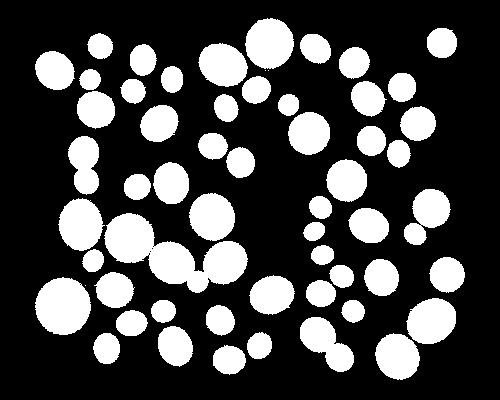
#> input picture 3_Morphology_lab/images/test-contact.tif, 500 x 400 px
$ jupyter execute --allow-errors 2_Morphology_Applications.ipynb   (shell and % lines are left out)
#> lines starting #> are read from the running program, lines starting #| are printed output that depends on the picture; after the words box and inside, x2 and y2 are one past the last pixel; in counts of white or black regions, pixels touching at a corner belong together
</td>
<h2 style="white-space: nowrap">Image Processing Laboratory Notebooks</h2>
<hr style="clear:both">
<p style="font-size:0.85em; margin:2px; text-align:justify">
This Juypter notebook is part of a series of computer laboratories which are designed
to teach image-processing programming; they are running on the EPFL's Noto server. They are the practical complement of the theoretical lectures of the EPFL's Master course <b>Image Processing I</b>
(<a href="https://moodle.epfl.ch/course/view.php?id=522">MICRO-511</a>) taught by Prof. M. Unser and Prof. D. Van de Ville.
</p>
<p style="font-size:0.85em; margin:2px; text-align:justify">
The project is funded by the Center for Digital Education and the School of Engineering. It is owned by the <a href="http://bigwww.epfl.ch/">Biomedical Imaging Group</a>.
The distribution or the reproduction of the notebook is strictly prohibited without the written consent of the authors.  &copy; EPFL <mark>2023</mark>.
</p>
<p style="font-size:0.85em; margin:0px"><b>Authors</b>:
    <a href="mailto:pol.delaguilapla@epfl.ch">Pol del Aguila Pla</a>,
    <a href="mailto:kay.lachler@epfl.ch">Kay Lächler</a>,
    <a href="mailto:alejandro.nogueronaramburu@epfl.ch">Alejandro Noguerón Arámburu</a>, and
    <a href="mailto:daniel.sage@epfl.ch">Daniel Sage</a>.
</p>
<hr style="clear:both">
<h1>Lab 3.1: Morphology</h1>
<div style="background-color:#F0F0F0;padding:4px">
    <p style="margin:4px;"><b>Released</b>: <mark>Thursday December 14, 2023</mark></p>
    <p style="margin:4px;"><b>Submission</b>: <mark><span style="color:red">Monday December 25, 2023</span></mark> (before 11:59PM) on <a href="https://moodle.epfl.ch/course/view.php?id=522">Moodle</a></p>
    <p style="margin:4px;"><b>Grade weight</b>: Lab 3 (<mark>18</mark> points), 10% of the overall grade</p>
    <p style="margin:4px;"><b>Related lectures</b>: Chapter 4.3</p>
</div>

### Student Name:
### SCIPER:

Double-click on this cell and fill your name and SCIPER number. Then, run the cell below to verify your identity in Noto and set the seed for random results.

[cell 1]
import getpass
# This line recovers your camipro number to mark the images with your ID
uid = int(getpass.getuser().split('-')[2]) if len(getpass.getuser().split('-')) > 2 else ord(getpass.getuser()[0])
print(f'SCIPER: {uid}')

## Imports

[cell 2]
# Configure plotting as dynamic

# Import standard required packages for this exercise
import matplotlib.pyplot as plt
import ipywidgets as widgets
import numpy as np
import skimage

from interactive_kit import imviewer as viewer

# Load images to be used in this lab
from skimage import io
test_contact = io.imread('images/test-contact.tif')
#> test_contact: shape (400, 500); 27.7% white; 58 white regions (3 under 20 px), largest, box (x1, y1, x2, y2) and area: (104, 213, 248, 293) 5357, (35, 277, 91, 335) 2502, (245, 18, 294, 69) 1925
test_scratch = io.imread('images/test-scratch.tif')
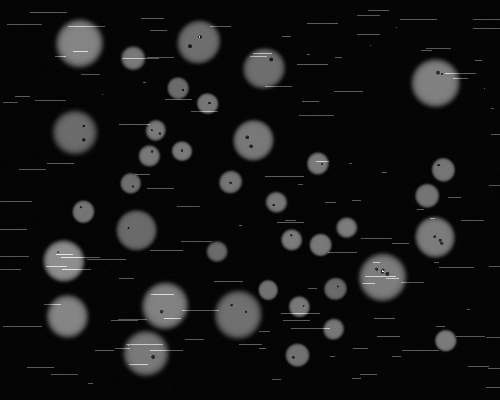
#> input picture 3_Morphology_lab/images/test-scratch.tif, 500 x 400 px
#> test_scratch is the input picture: shape (400, 500); min 2, max 248, mean 21
test_img = io.imread('images/test-skeleton.tif')
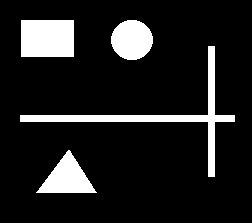
#> input picture 3_Morphology_lab/images/test-skeleton.tif, 252 x 223 px
#> test_img: shape (223, 252); 12.4% white; 4 white regions, box (x1, y1, x2, y2) and area: (20, 46, 235, 177) 2373, (21, 20, 74, 57) 1961, (36, 150, 97, 193) 1340, (111, 20, 153, 60) 1312
hela = io.imread('images/hela.tif')
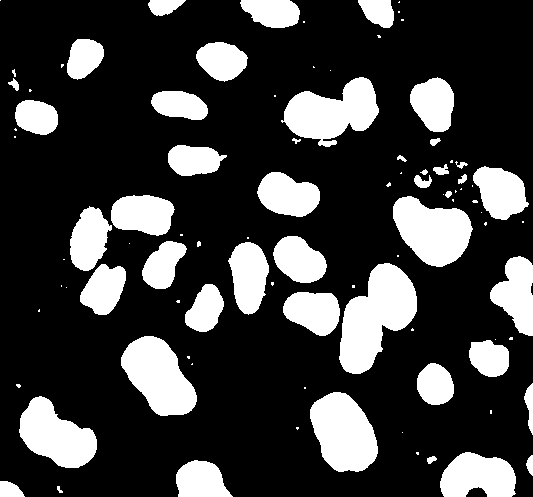
#> input picture 3_Morphology_lab/images/hela.tif, 533 x 497 px
#> hela: shape (497, 533); 23.8% white; 94 white regions (48 under 20 px), largest, box (x1, y1, x2, y2) and area: (339, 263, 417, 374) 5092, (281, 77, 379, 147) 3955, (310, 392, 378, 472) 3924
christmas = io.imread('images/christmas-tree.tif')
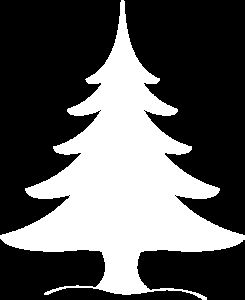
#> input picture 3_Morphology_lab/images/christmas-tree.tif, 245 x 300 px
#> christmas: shape (300, 245); 35.2% white; 1 white region, box (x1, y1, x2, y2) and area: (0, 0, 245, 300) 25880
hela = io.imread('images/hela.tif')

Now run the next cell to re-declare the functions that create different types of structuring elements from the first part of this lab.

[cell 3]
def square(n):
    return np.ones((n, n)).astype(np.uint8)

def disc(n):
    # Define the function of a circle as a lambda function
    circle_func = lambda i, j: ((i - n//2)**2 + (j - n//2)**2) <= (n//2)**2
    # Set all elements of the array that are inside the circle of diamater n to 1
    output = np.fromfunction(circle_func, shape=(n,n)).astype(np.uint8)
    # Return the structuring element
    return output

def cross(n):
    output = np.zeros((n, n))
    output[n//2, :] = 1
    output[:, n//2] = 1
    output = output.astype(np.uint8)
    return output

def diag(n):
    return np.flip(np.diag(np.ones(n, dtype='uint8')), axis=0)

# Morphology Applications (5 points)
In the previous part of the lab, you looked in detail at the pixel-wise implementation of morphological operations. In this second part, we will look at the applications of these operations, and how they are used in image processing workflows using skimage. **This notebook is purely in Python**.

## <a id="ToC_2_Morphology"></a>Table of contents

1. [Direct applications](#1.-Direct-applications-(3-points)) (**3 points**)
    1. [Disconnecting round objects](#1.A.-Disconnecting-round-objects)
    2. [Detecting horizontal lines](#1.B.-Detecting-horizontal-lines)
    3. [Combining morphological filters](#1.C.-Combining-morphological-filters)
2. [Lantuéjoul's skeleton](#2.-Lantuéjoul's-skeleton-(1-point)) (**1 point**)
    1. [Implementing skeletonize](#2.A.-Implementing-skeletonize)
    2. [Testing skeletonize](#2.B.-Testing-skeletonize)
3. [Distance from border](#3.-Distance-from-border-(1-point)) (**1 point**)
4. [Cartoonize your picture!](#4.-Cartoonize-your-picture!)

# 1. Direct applications (2 points)
[Back to table of contents](#ToC_2_Morphology)

For the tasks in this section 1.A and 1.B, choose **only one** of the morphological operators presented in [the first part of the lab](./1_Morphology_Implementations.ipynb#3.-Morphological-filters-(9-points)), with a suitable structuring elment of a suitable size.
If the resulting image is not binary, apply a threshold operation (e.g. using [`np.where()`](https://numpy.org/doc/stable/reference/generated/numpy.where.html)) with an appropriate threshold value to get a binary image of values $0$ or $255$ (use `image.astype(uint8)` to convert the data type).

## 1.A. Disconnecting round objects
[Back to table of contents](#ToC_2_Morphology)

In the image `test_contact`, **for 1 point**, disconnect the roundish white objects while keeping at least 1 white pixel per roundish object.

<table><tr>
<td>
  <p align="center" style="padding: 0px">
    <br>
  <em style="color: grey">Using only one morphological operator, you can separate all the roundish objects, as shown above.</em>
  </p>
</td>
</tr></table>

Run the next cell to visualize the original image. Then insert your code into the function `disconnect`, to specify the morphological operation and the structuring element to use.

<div class="alert alert-info">
<b>Hints</b>: <ul><li>In this exercise you don't need to explicitly threshold anything because the original image is already binary.</li><li>Remember to try the different parameters of a morphological operation! For example, you can change the operator, the size and the type of a structural element.</li></ul>
</div>

[cell 4]
plt.close('all')
#> (the rest of this cell did not finish here and is left out)

[cell 5]
# Function that performs a single morphological operation with some structuring element of size n
def disconnect(img, n):
    # Initialize output
    output = np.zeros(img.shape)

    # YOUR CODE HERE

    return output

Run the next cell to check that the result only consists of binary values **(object = 255, background = 0)** using [`np.unique()`](https://numpy.org/doc/stable/reference/generated/numpy.unique.html).

[cell 6]
# Check that the output is binary
check_bin = disconnect(test_contact, 25)
#> check_bin: shape (400, 500) float64; every value is 0
if not np.all(np.unique(check_bin)==[0,255]):
    print('WARNING!\nThe output is not binary with values {0, 255}.')
else:
    print("Good, the output is binary with values {0,255}.")

To make it easy for you to find the right size of the structuring element, we will add an interactive slider to the image display using the `ImageViewer` class. Run the next cell to use the interactive widget.
<div class="alert alert-info">

<b>Note:</b> To use the slider, click the the button <code>Extra Widgets</code>. Then you can adjust the size of the structuring element with the slider and click the button <code>Disconnect</code> to apply the <code>disconnect()</code> function with the currently selected size on the original image.
</div>

[cell 7]
# Instantiate the size slider
size_slider = widgets.IntSlider(value=25, min=0, max=50, step=1, description='n')
# Instantiate the diconnect button
button = widgets.Button(description = 'Disconnect')

# Define the callback function of the button
def button_callback(image):
    # run the disconnect function on the image with the size indicated by the slider
    output = disconnect(image, n=size_slider.value)
    return output

# Display the image with the extra slider functionality
plt.close('all')
#> (the rest of this cell did not finish here and is left out)

In the following cell, assign `n` with the size of the structuring element you think works best for this task. This number may be different depending on the structuring element you used in the `disconnect()` function.

[cell 8]
# Assign the size of the structuring element
n = None
# YOUR CODE HERE

#> (a cell that did not finish here is left out)

## 1.B. Detecting horizontal lines
[Back to table of contents](#ToC_2_Morphology)

In the image `test_scratch`, **for 1 point**, detect the horizontal white lines of thickness of 1 or more pixels.

<table><tr>
<td>
  <p align="center" style="padding: 0px">
    <br>
<em style="color: grey">With <b>only one</b> morphological operation and a binarization, you can extract the second image from the first one.</em>
  </p>
</td>
</tr></table>

Run the next cell to visualize the original image, then insert your code into the function `detect_hlines(img, n, threshold)` to specify the morphological operator, the structuring element and the binary threshold to use.

[cell 10]
plt.close('all')
#> (the rest of this cell did not finish here and is left out)

[cell 11]
# Function that performs a single morphological filter with some structuring element of size n followed by thresholding
def detect_hlines(img, n, threshold):
    # Initialize output
    output = np.zeros(img.shape)

    # YOUR CODE HERE

    return output

Run the next cell to check that the result only consists of binary values **(object = 255, background = 0)** using [`np.unique()`](https://numpy.org/doc/stable/reference/generated/numpy.unique.html).

[cell 12]
# You can enter any values that work for you for the size and threshold
n = 3
threshold = 125

# Check that the output is binary
check_bin = detect_hlines(test_scratch, n, threshold)
if not (len(np.unique(check_bin)) == 2 and np.allclose(np.unique(check_bin), [0, 255])):
    print('WARNING!\nThe output is not binary with values {0, 255}. Your output consists of the following values:\n' +
          str(np.unique(check_bin)))
#| WARNING!
#| The output is not binary with values {0, 255}. Your output consists of the following values:
#| [0.]
else:
    print("Good, the output is binary with values {0, 255}.")

Again, we will make it easier for you to select the appropriate size and threshold values by adding an extra widget to the image display. Run the next cell to use the interactive widget.

[cell 13]
# Instantiate the size slider
size_slider = widgets.IntSlider(value=25, min=0, max=50, step=1, description='n')
# Instantiate the threshold slider
thresh_slider = widgets.IntSlider(value=125, min=0, max=255, step=1, description='threshold')
# Instantiate the diconnect button
button = widgets.Button(description='Detect H-lines')

# Define the callback function of the button
def button_callback(image):
    # Run the disconnect function on the image with the size indicated by the slider
    output = detect_hlines(image, n=size_slider.value, threshold=thresh_slider.value)
    return output

# Display the image with the extra slider functionality
plt.close('all')
#> (the rest of this cell did not finish here and is left out)

In the following cell, assign `n` with the size of the structuring element and `threshold` with the threshold you think works best for this task.

[cell 14]
# Assign your values here
n = None
threshold = None

# YOUR CODE HERE

#> (a cell that did not finish here is left out)

#> (a cell that did not finish here is left out)

## 1.C. Combining morphological filters
[Back to table of contents](#ToC_2_Morphology)

In this section, you can use **one or several** of the morphological operators followed by a threshold operation. **For 1 point**, detect **the 23 round white objects of diameter $20 \pm 4$ pixels (the smaller round objects)** in the image `test_scratch`. Try to preserve their original shapes. Select an appropriate threshold value to get a binary image.

<table><tr>
<td>
  <p align="center" style="padding: 0px">
    <br>
      <em style="color: grey">Using morphological operations, you can get the image on the right from the image on the left.</em>
  </p>
</td>
</tr></table>

Insert your code into the function `detect_round(img)`.

<div class="alert alert-success">
<b>Hints:</b> <ul><li>Because you can use as many operators as you like with different structuring elements of multiple sizes, it would be too complicated to generate interactive sliders for all of them. That means you need to <b>hard-code the sizes of the structuring elements and the threshold value directly into the code</b> and change them by hand to find the a combination that works for you.</li><li>Design your workflow thinking in terms of simple tasks! For example, what kind of features do you want to keep or get rid of, and what size are they? The effect of each of the operators can be summerized in a effect, e.g. getting rid of big objects.</li></ul>
</div>

[cell 17]
# Function that detects roundish white objects of diamater 20 +/- 4 pixels
def detect_round(img):
    # Initialize the output image
    output = np.zeros(img.shape)

    # YOUR CODE HERE

    return output

# Run the function on the image test_scratch
test_scratch_modified = detect_round(test_scratch)

# Display the images
plt.close('all')
images = [test_scratch, test_scratch_modified]
titles = ['Original', 'Round objects detected']

#> (the rest of this cell did not finish here and is left out)

Run the next cell to check that your image is binary.

[cell 18]
# Check if the image consists of only one value
if len(np.unique(detect_round(test_scratch))) == 1:
       print(f"WARNING!\nYour image consists of one value: {np.unique(detect_round(test_scratch))}. You probably made a mistake in your code.\n")
#| WARNING!
#| Your image consists of one value: [0.]. You probably made a mistake in your code.
# Check if the image is binary
if len(np.unique(detect_round(test_scratch))) != 2:
       print(f"WARNING!\nYour image is not binary, it still consists of {len(np.unique(detect_round(test_scratch)))} different values. Check your thresholding operation.")
#| WARNING!
#| Your image is not binary, it still consists of 1 different values. Check your thresholding operation.
else:
    print(f'Good, the image is binary.')

[cell 19]
# Check that the lower binary value is 0
if np.unique(detect_round(test_scratch))[0] != 0:
    print(f"The lower binary value should be 0, not {np.unique(detect_round(test_scratch))[0]}.")
else:
    print(f'The lower binary value is correct.')

#> (a cell that did not finish here is left out)

# 2. Lantuéjoul's skeleton (1 point)
[Back to table of contents](#ToC_2_Morphology)

In this section we're going to implement a 2D skeletonizing algorithm, Lantuéjoul's algorithm. This process is commonly used in handwritten text recognition, fingerprint validation and [raster-to-vector](https://en.wikipedia.org/wiki/Image_tracing) conversion. It is an iterative erosion procedure that gives an approximation of the skeleton of an object. The input is a binary image (object = 255, background = 0). The output is also a binary image (skeleton = 255, background = 0).

<table><tr>
<td>
  <p align="center" style="padding: 0px">
    <br>
<em style="color: grey">Lantuéjoul's algorithm: original image (left) and simple Lantuéjoul's algorithm (right).</em>
  </p>
</td>
</tr></table>

The algorithm can be summarized as follows:
<hr>
while the image is not completely eroded:

<ol>
    <li>start from $n=1$</li>
    <li>apply erosion with a $3\times3$ cross element to get an eroded image $e_n$</li>
    <li>apply tophat with a $3\times3$ square element to $e_n$ to get the $n^{th}$ skeleton $s_n$</li>
    <li>take the union of $s_n$ with previous ones: $\mathrm{skel} =s_n \cup (s_{n-1} \cup s_{n-2} \cup \ldots \cup s_1)$</li>
    <li>$n=n+1$</li>
</ol>
print(n)
<hr>

## 2.A. Implementing skeletonize
[Back to table of contents](#ToC_2_Morphology)

**For 1 point**, complete the function `skeletonize` that implements the above process and that writes the counter $n$ in the console to indicate **in total** how many skeletons have been used. Test your code on the image `test_skeleton`.

<div class="alert alert-info">

<b>Hints</b>: <ul><li>You can use <a href="https://numpy.org/doc/stable/reference/generated/numpy.count_nonzero.html"><code>np.count_nonzero(img)</code></a> to get the number of non-zero pixels in <code>img</code>.</li>

<li>The correct way to get the union of two images is to use <a href="https://numpy.org/doc/stable/reference/generated/numpy.bitwise_or.html"><code>np.bitwise_or(img_1, img_2)</code></a></li></ul>
</div>

<div class="alert alert-warning">
<b>Beware:</b> If you don't set the correct stopping condition in the while loop, it can run forever and block the execution of all other code. The cell should generate its output in a few seconds, otherwise it is likely that you created an infinite loop. If this happens you can click on <code>Kernel</code> in the toolbar on top and select <code>Interrupt</code> to stop the infinite loop. After that you can adjust your code and rerun the cell.

</div>

[cell 21]
# Function that takes as input a binary image and returns its skeleton
def skeletonize(img):
    # Defining the output image (an array of zeros with the same shape as the input image of type 'uint8')
    output = np.zeros(img.shape, np.uint8)

    # YOUR CODE HERE
    return output

# Run the function on the test image
test_skeleton = skeletonize(test_img)
#> test_skeleton: shape (223, 252); every value is 0

# Define the lists of images and names
images = [test_img, test_skeleton]
titles = ['Original', 'Skeleton']

# Display the images
plt.close('all')
#> (the rest of this cell did not finish here and is left out)

Run the cell below to verify that the output of your function is binary.

[cell 22]
# Check that the output is binary
if (len(np.unique(test_skeleton)) != 2 or
    np.max(np.unique(test_skeleton)) != 255 or
    np.min(np.unique(test_skeleton)) != 0):
    print('WARNING!\nThe output is not binary with values {0, 255}.')
else:
    print('Good, the output is binary.')

## 2.B. Testing skeletonize
[Back to table of contents](#ToC_2_Morphology)

Apply your function `skeletonize` on the `christmas` image and display the result using the `viewer` by running the next cell.

<div class='alert alert-info'>
<b>Hint</b>: If you implemented <code>skeletonize</code> correctly, you should see <b>exactly</b> $1700$ white pixels.
</div>

[cell 23]
# YOUR CODE HERE

In the next cell, assign to the variable `N` the number of iterations it took to generate the skeleton of the `christmas` image.

[cell 24]
# Number of erosions to skeletonize the image
N = None
# YOUR CODE HERE

#> (a cell that did not finish here is left out)

# 3. Distance map (1 point)
[Back to table of contents](#ToC_2_Morphology)

In this exercise we want to create an algorithm that can determine the distance of each pixel of an object to its nearest border. The input to this algorithm will be a binary image (object = $255$, background = $0$), like in the last exercise, and the output will be a distance map `M`, where the value of each pixel corresponds to the distance of this pixel to the background.

In other words, the distance of a pixel is defined as the number of iterations needed to erode the image until the value of this pixel becomes $0$.
This means that background pixels (value = 0) will always have a distance of 0; the outermost pixels of an object will have distance 1; the second-outermost pixels a distance of 2 and so on.

In the next cell, **for 1 point**, complete the function `distance_border_map`, that takes as parameter a binary image `img`, and returns the distance map `M` of the same size as `img`.
This function erodes the input image with a **disc structuring element of size $3\times3$** and simultaneously builds up the distance map `M` until there are only background pixels (value = 0) remaining. An example of the expected distance map is given below:

<table><tr>
<td>
  <p align="center" style="padding: 0px">
    <br>
<em style="color: grey">Tracking the erosions it takes to erase a pixel, you can build a distance map.</em>
  </p>
</td>
</tr></table>

[cell 26]
def distance_from_border(img):
    # Check that the input image is binary
    if not (np.unique(img) == np.array([0, 255])).all():
        raise ValueError('img should only contain the values {0, 255}.')

    # Distance map
    M = np.zeros(img.shape)

    # YOUR CODE HERE

    return M

Now run the next cell. It will apply your function on the image `hela` and test that the result has continuous values in the range $[0, max]$, where $max$ is the highest value in the result. Moreover, it will visualize the result.

<div class='alert alert-info'>
<b>Notes</b>: <ul>
    <li>You can change the colormap of the viewer in the <code>Options</code> menu for better visualization of the distance map!</li>
    <li>Reflect on the highest value on the image! For example, it for sure should not be larger than the largest dimension in the image.</li>
    </ul>
</div>

[cell 27]
# First we apply distance_from_border to hela
hela_dist_map = distance_from_border(hela)
#> hela_dist_map: shape (497, 533) float64; every value is 0

if not np.array_equal(np.unique(hela_dist_map), np.arange(int(np.max(hela_dist_map)) + 1)):
    print(f'WARNING!!!\nYour function does not have uniform values between 0 and the maximum of the distance map ({np.max(hela_dist_map)})')
else:
    print('Good job! The result of your function seems to make sense.')

plt.close('all')
viewer([hela, hela_dist_map], title=['Original', 'Distance map'], subplots=(1,2))
#> (this line was passed over: interactive_kit is not available in this run)
